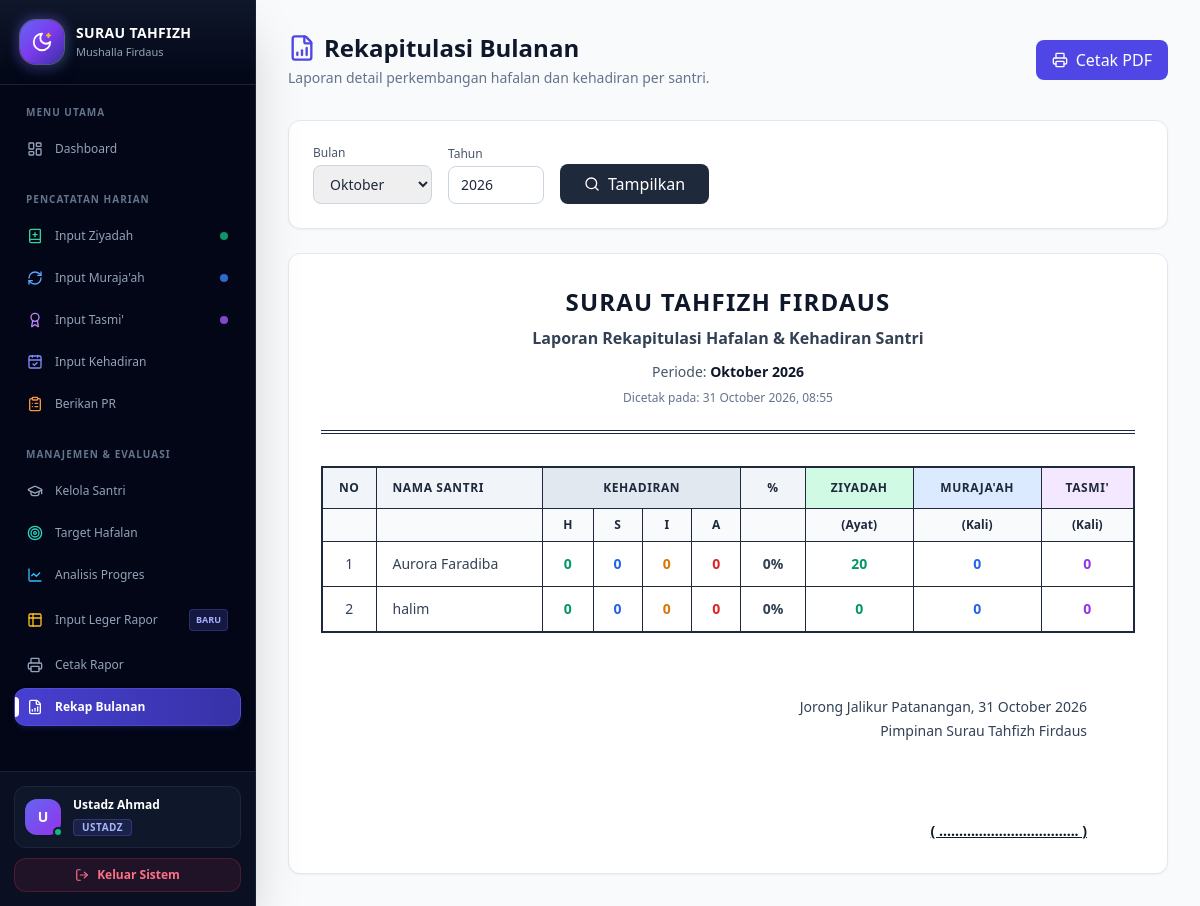
Screenshot of /rekap_bulanan.php (signed in) with the database file from the repository.
### tables this page shows
CREATE TABLE `santri` (
  `id` int(11) NOT NULL,
  `nama` varchar(100) NOT NULL,
  `nis` varchar(20) DEFAULT NULL,
  `jenis_kelamin` enum('L','P') NOT NULL,
  `tanggal_lahir` date DEFAULT NULL,
  `alamat` text DEFAULT NULL,
  `nama_ortu` varchar(100) DEFAULT NULL,
  `no_hp_ortu` varchar(20) DEFAULT NULL,
  `id_user_ortu` int(11) DEFAULT NULL,
  `id_halaqah` int(11) DEFAULT NULL,
  `id_ustadz` int(11) DEFAULT NULL,
  `created_at` timestamp NULL DEFAULT current_timestamp()
);

### rekap_bulanan.php (the view, shortened to what this page needs)
<?php
require 'config/database.php';
$bulan_dipilih = isset($_GET['bulan']) ? $_GET['bulan'] : date('m');
$tahun_dipilih = isset($_GET['tahun']) ? $_GET['tahun'] : date('Y');
$periode = $tahun_dipilih . '-' . $bulan_dipilih;
$nama_bulan = ['01' => 'Januari', '02' => 'Februari', '03' => 'Maret', '04' => 'April', '05' => 'Mei', '06' => 'Juni', '07' => 'Juli', '08' => 'Agustus', '09' => 'September', '10' => 'Oktober', '11' => 'November', '12' => 'Desember'];
$total_hari_kerja = 26;
$sql_santri = "SELECT s.id, s.nama, s.nis,
              COALESCE(SUM(CASE WHEN h.jenis = 'ziyadah' THEN h.jumlah_ayat ELSE 0 END), 0) as total_ayat,
              COALESCE(SUM(CASE WHEN h.jenis = 'murajaah' THEN 1 ELSE 0 END), 0) as total_murajaah,
              COALESCE(SUM(CASE WHEN h.jenis = 'tasmi' THEN 1 ELSE 0 END), 0) as total_tasmi,
              COALESCE(SUM(CASE WHEN a.status = 'Hadir' OR k.status = 'H' THEN 1 ELSE 0 END), 0) as hadir,
              COALESCE(SUM(CASE WHEN a.status = 'Sakit' OR k.status = 'S' THEN 1 ELSE 0 END), 0) as sakit,
              COALESCE(SUM(CASE WHEN a.status = 'Izin' OR k.status = 'I' THEN 1 ELSE 0 END), 0) as izin,
              COALESCE(SUM(CASE WHEN a.status = 'Alfa' OR k.status = 'A' THEN 1 ELSE 0 END), 0) as alpa
              FROM santri s
              LEFT JOIN hafalan h ON s.id = h.id_santri AND DATE_FORMAT(h.tanggal, '%Y-%m') = '$periode'
              LEFT JOIN absensi a ON s.id = a.id_santri AND DATE_FORMAT(a.tanggal, '%Y-%m') = '$periode'
              LEFT JOIN kehadiran k ON s.id = k.id_santri AND DATE_FORMAT(k.tanggal, '%Y-%m') = '$periode'
              GROUP BY s.id
              ORDER BY s.nama ASC";
$data_santri = mysqli_fetch_all(mysqli_query($conn, $sql_santri), MYSQLI_ASSOC);
?>
<!DOCTYPE html>
<html lang="id">
<head>
    <script src="https://cdn.tailwindcss.com"></script>
</head>
<body class="bg-slate-50 font-sans text-slate-800">
    <?php include 'includes/sidebar.php'; ?>
    <div class="ml-64 p-8">
        <div class="flex justify-between items-center mb-8 no-print">
            <div>
                <h1 class="text-2xl font-bold text-slate-900 flex items-center gap-2">
                    <i data-lucide="file-bar-chart" class="w-7 h-7 text-indigo-600"></i> Rekapitulasi Bulanan
                </h1>
                <p class="text-sm text-slate-500 mt-1">Laporan detail perkembangan hafalan dan kehadiran per santri.</p>
            </div>
            <button onclick="window.print()" class="bg-indigo-600 hover:bg-indigo-700 text-white font-medium py-2 px-4 rounded-lg transition flex items-center gap-2">
                <i data-lucide="printer" class="w-4 h-4"></i> Cetak PDF
            </button>
        </div>
        <div class="bg-white border border-slate-200 rounded-xl shadow-sm p-6 mb-6 no-print">
            <form action="rekap_bulanan.php" method="GET" class="flex flex-wrap gap-4 items-end">
                <div>
                    <label class="block text-xs font-medium text-slate-600 mb-1">Bulan</label>
                    <select name="bulan" class="px-3 py-2 border border-slate-300 rounded-lg text-sm focus:ring-2 focus:ring-indigo-500 outline-none">
                        <?php foreach ($nama_bulan as $num => $name): ?>
                            <option value="<?= $num ?>" <?= $num == $bulan_dipilih ? 'selected' : '' ?>><?= $name ?></option>
                        <?php endforeach; ?>
                    </select>
                </div>
                <div>
                    <label class="block text-xs font-medium text-slate-600 mb-1">Tahun</label>
                    <input type="number" name="tahun" value="<?= $tahun_dipilih ?>" min="2024" max="2030" class="px-3 py-2 border border-slate-300 rounded-lg text-sm focus:ring-2 focus:ring-indigo-500 outline-none w-24">
                </div>
                <button type="submit" class="bg-slate-800 hover:bg-slate-900 text-white font-medium py-2 px-6 rounded-lg transition flex items-center gap-2">
                    <i data-lucide="search" class="w-4 h-4"></i> Tampilkan
                </button>
            </form>
        </div>
        <div class="bg-white border border-slate-200 rounded-xl shadow-sm p-8">
            <div class="kop-surat text-center mb-8 pb-6 border-b-4 border-double border-slate-800">
                <h2 class="text-2xl font-bold text-slate-900 tracking-wider">SURAU TAHFIZH FIRDAUS</h2>
                <h3 class="text-base font-semibold text-slate-700 mt-2">Laporan Rekapitulasi Hafalan & Kehadiran Santri</h3>
                <p class="text-sm text-slate-600 mt-3">Periode: <b class="text-slate-900"><?= $nama_bulan[$bulan_dipilih] ?> <?= $tahun_dipilih ?></b></p>
                <p class="text-xs text-slate-500 mt-2">Dicetak pada: <?= date('d F Y, H:i') ?></p>
            </div>
            <div class="overflow-x-auto">
                <table class="tabel-rekap w-full text-left border-collapse border-2 border-slate-800">
                    <thead>
                        <tr class="bg-slate-100">
                            <th class="py-3 px-4 border border-slate-800 text-center font-semibold text-xs uppercase tracking-wider w-10">No</th>
                            <th class="py-3 px-4 border border-slate-800 font-semibold text-xs uppercase tracking-wider">Nama Santri</th>
                            <th colspan="4" class="py-3 px-4 border border-slate-800 text-center font-semibold text-xs uppercase tracking-wider bg-slate-200">Kehadiran</th>
                            <th class="py-3 px-4 border border-slate-800 text-center font-semibold text-xs uppercase tracking-wider">%</th>
                            <th class="py-3 px-4 border border-slate-800 text-center font-semibold text-xs uppercase tracking-wider bg-emerald-100">Ziyadah</th>
                            <th class="py-3 px-4 border border-slate-800 text-center font-semibold text-xs uppercase tracking-wider bg-blue-100">Muraja'ah</th>
                            <th class="py-3 px-4 border border-slate-800 text-center font-semibold text-xs uppercase tracking-wider bg-purple-100">Tasmi'</th>
                        </tr>
                        <tr class="bg-slate-50">
                            <th class="py-2 px-4 border border-slate-800"></th>
                            <th class="py-2 px-4 border border-slate-800"></th>
                            <th class="py-2 px-4 border border-slate-800 text-center font-semibold text-xs">H</th>
                            <th class="py-2 px-4 border border-slate-800 text-center font-semibold text-xs">S</th>
                            <th class="py-2 px-4 border border-slate-800 text-center font-semibold text-xs">I</th>
                            <th class="py-2 px-4 border border-slate-800 text-center font-semibold text-xs">A</th>
                            <th class="py-2 px-4 border border-slate-800"></th>
                            <th class="py-2 px-4 border border-slate-800 text-center font-semibold text-xs">(Ayat)</th>
                            <th class="py-2 px-4 border border-slate-800 text-center font-semibold text-xs">(Kali)</th>
                            <th class="py-2 px-4 border border-slate-800 text-center font-semibold text-xs">(Kali)</th>
                        </tr>
                    </thead>
                    <tbody class="text-sm text-slate-700">
                        <?php if (empty($data_santri)): ?>
                            <tr>
                                <td colspan="10" class="py-8 text-center text-slate-400 border border-slate-800">Tidak ada data santri untuk periode ini.</td>
                            </tr>
                        <?php else: ?>
                            <?php $no = 1; foreach ($data_santri as $santri):
                                $persentase_kehadiran = $total_hari_kerja > 0 ? round(($santri['hadir'] / $total_hari_kerja) * 100) : 0;
                            ?>
                                <tr class="hover:bg-slate-50">
                                    <td class="py-3 px-4 border border-slate-800 text-center font-medium"><?= $no ?></td>
                                    <td class="py-3 px-4 border border-slate-800 nama-santri"><?= htmlspecialchars($santri['nama']) ?></td>
                                    <td class="py-3 px-4 border border-slate-800 text-center font-semibold text-emerald-600"><?= $santri['hadir'] ?></td>
                                    <td class="py-3 px-4 border border-slate-800 text-center font-semibold text-blue-600"><?= $santri['sakit'] ?></td>
                                    <td class="py-3 px-4 border border-slate-800 text-center font-semibold text-amber-600"><?= $santri['izin'] ?></td>
                                    <td class="py-3 px-4 border border-slate-800 text-center font-semibold text-red-600"><?= $santri['alpa'] ?></td>
                                    <td class="py-3 px-4 border border-slate-800 text-center font-bold"><?= $persentase_kehadiran ?>%</td>
                                    <td class="py-3 px-4 border border-slate-800 text-center font-semibold text-emerald-600"><?= $santri['total_ayat'] ?></td>
                                    <td class="py-3 px-4 border border-slate-800 text-center font-semibold text-blue-600"><?= $santri['total_murajaah'] ?></td>
                                    <td class="py-3 px-4 border border-slate-800 text-center font-semibold text-purple-600"><?= $santri['total_tasmi'] ?></td>
                                </tr>
                            <?php $no++; endforeach; ?>
                        <?php endif; ?>
                    </tbody>
                </table>
            </div>
            <div class="tanda-tangan mt-16 text-right pr-12">
                <p class="text-sm text-slate-700 mb-1">Jorong Jalikur Patanangan, <?= date('d F Y') ?></p>
                <p class="text-sm text-slate-700 mb-20">Pimpinan Surau Tahfizh Firdaus</p>
                <p class="text-sm text-slate-900 font-bold underline">( ................................... )</p>
            </div>
        </div>
    </div>
</body>
</html>

### rekap_bulanan.php (style rules this page uses)
body { font-family: 'Inter', sans-serif; }

### rows the page displays
santri: nama "Aurora Faradiba", hadir "0", sakit "0", izin "0", alpa "0", persentase_kehadiran "0", total_ayat "20", total_murajaah "0", total_tasmi "0"
santri: nama "halim", hadir "0", sakit "0", izin "0", alpa "0", persentase_kehadiran "0", total_ayat "0", total_murajaah "0", total_tasmi "0"

### other values shown
substr($nama, 0, 1) "U"
$nama "Ustadz Ahmad"
$label_role "USTADZ"
$nama_bulan[$bulan_dipilih] "Oktober"
$tahun_dipilih "2026"
form field bulan "Oktober"
